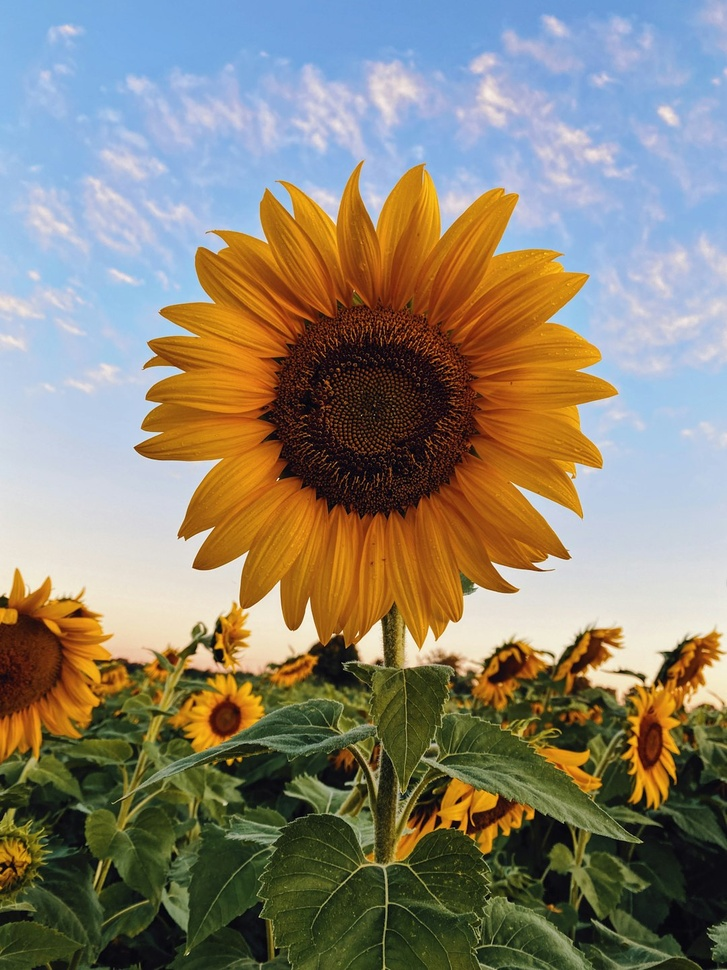
#> input picture R.jpg, 727 x 970 px, shrunk from 1080 x 1440 before the run
$ python histogram.py
#> lines starting #> are read from the running program, lines starting #| are printed output that depends on the picture
"""
Tugas Pengolahan Citra Sesi 5
"""

# Import libraries
import numpy as np
import imageio as img
import matplotlib.pyplot as plt

# Load image
image = img.imread('R.jpg')
#> image is the input picture: shape (970, 727, 3); mean R, G, B 138.1, 130.5, 113.7

# Convert RGB to Grayscale using luminosity method
grayscale = np.dot(image[..., :3], [0.2989, 0.5870, 0.1140]).astype(np.uint8)
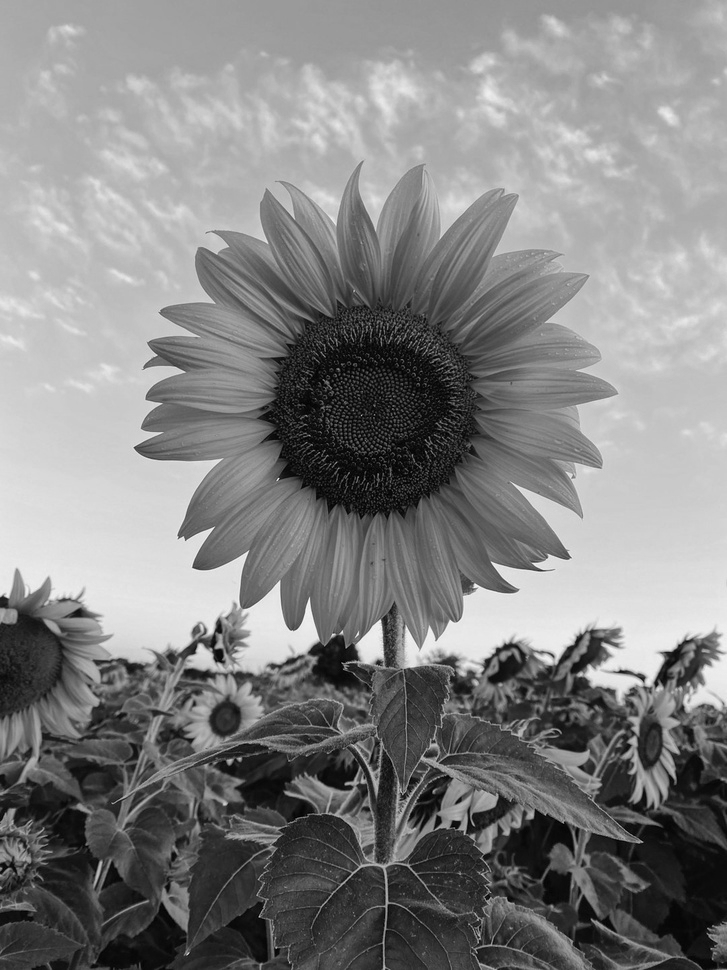
#> grayscale: shape (970, 727); min 0, max 246, mean 130.3

# Save the grayscale image
img.imwrite('gray_image.jpg', grayscale)

# Calculate histogram
histogram, bin_edges = np.histogram(grayscale, bins=256, range=(0, 255))
#> histogram = 256 values, max 5735 at index 175, min 0 at index 247, mean 2754.6; bin_edges = 257 values from 0 to 255

# Plot grayscale image
plt.figure(figsize=(6, 6))
plt.title("Grayscale Image")
plt.imshow(grayscale, cmap='gray')
plt.axis('off')
plt.show()

# Plot histogram
plt.figure(figsize=(10, 6))
plt.bar(bin_edges[:-1], histogram, width=1, edgecolor="black", color="gray")
plt.xlabel("Pixel Intensity")
plt.ylabel("Frequency")
plt.title("Histogram of Grayscale Image")
plt.grid(axis='y', linestyle='--', linewidth=0.5)
plt.show()
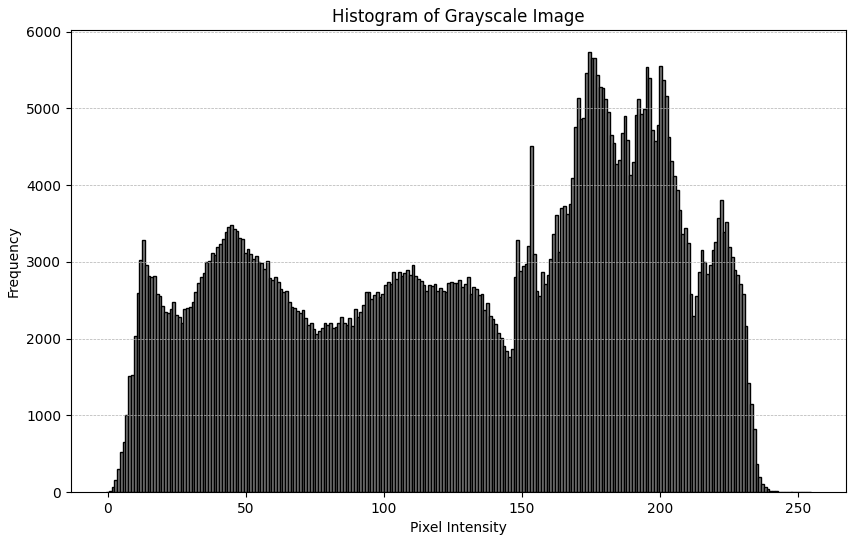
#> figure drawn by matplotlib, 1 panel; tallest bar 5735 high, from x = 173.8 to 174.8

# Total pixels per intensity
total_pixels = np.sum(histogram)
#> total_pixels = 705190
dominant_intensity = np.argmax(histogram)
#> dominant_intensity = 175
print(f"Jumlah total piksel: {total_pixels} piksel")
#| Jumlah total piksel: 705190 piksel
print(
    f"Intensitas dominan adalah {dominant_intensity} dengan jumlah "
    f"{histogram[dominant_intensity]} piksel."
)
#| Intensitas dominan adalah 175 dengan jumlah 5735 piksel.

# Print detailed pixel counts for each intensity
for intensity, count in enumerate(histogram):
    print(f"Intensitas {intensity}: {count} piksel")
#> this loop made 256 passes
#> count on passes 1 to 3: 6, 17, 63
#| Intensitas 0: 6 piksel
#| Intensitas 1: 17 piksel
#| Intensitas 2: 63 piksel
#| Intensitas 3: 154 piksel
#| Intensitas 4: 296 piksel
#| Intensitas 5: 521 piksel
#| Intensitas 6: 646 piksel
#| Intensitas 7: 1002 piksel
#> (further printed lines are left out)
